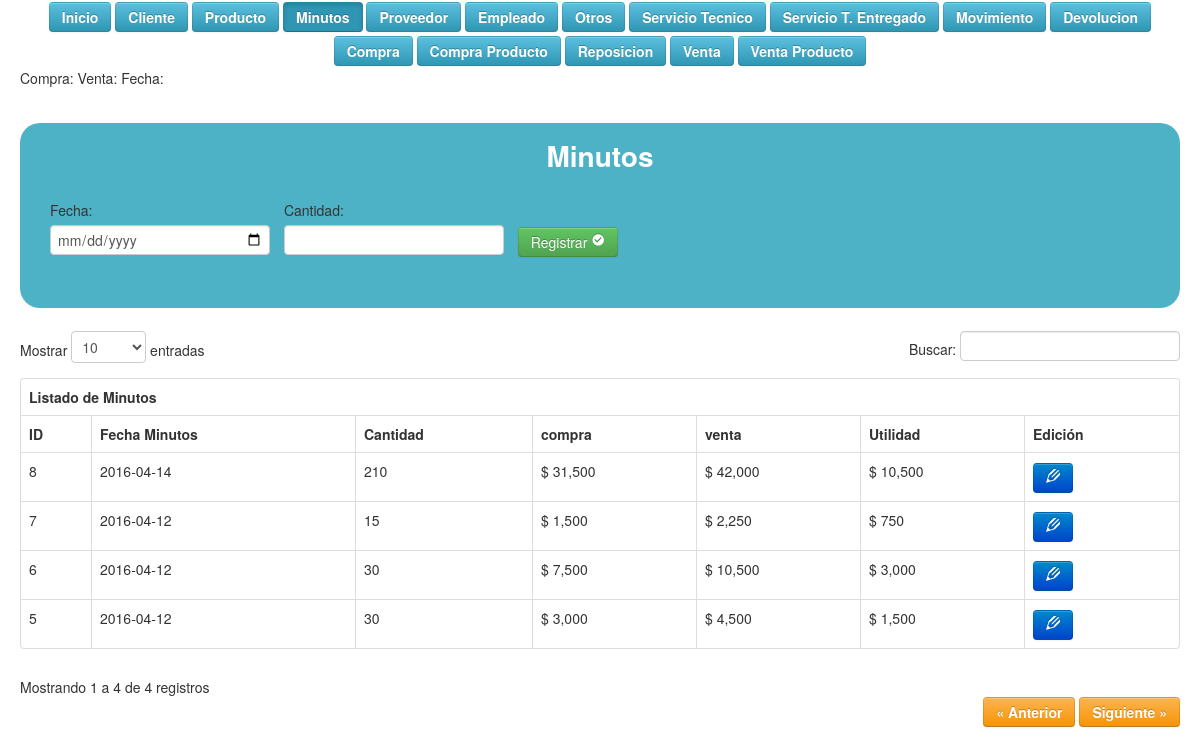
Screenshot of /vista/vminutos.php with the database file from the repository.
### tables this page shows
CREATE TABLE IF NOT EXISTS `tbminutos` (
  `idminutos` int(11) NOT NULL,
  `fecha` date NOT NULL,
  `cantidad` int(11) NOT NULL,
  `compra` int(11) NOT NULL,
  `venta` int(11) NOT NULL,
  `utilidad` int(11) DEFAULT NULL
);

### modelo/mminutos.php (called while the page is built, shortened)
<?php
	include('controlador/conexion.php');
	include('functions.php');
	class Mminutos extends Funciones
	{
		function consultar_minutos()
		{
			$sql = "SELECT * FROM `tbminutos` ORDER BY idminutos DESC";
			 return $this->SeleccionDatos($sql);
		}
		function consultar_minutos_costo()
		{
			$sql = "SELECT `costo_compra` FROM `tbminutosvalor`";
			 return $this->SeleccionDatos($sql);
		}
		function consultar_minutos_valor()
		{
			$sql = "SELECT `valor_venta` FROM `tbminutosvalor`";
			 return $this->SeleccionDatos($sql);
		}
	}

### modelo/functions.php (called while the page is built, shortened)
<?php
	class Funciones {
        function SeleccionDatos($consulta)
        {
                $conexionBD = new conexion();
                $conexionBD -> conectarBD();
                $datos = $conexionBD -> ejeCon($consulta, 0);
                return $datos;
        }
}

### controlador/configuracion.php (called while the page is built)
<?php
	$serv_bd = "localhost";
	$usu_bd = "root";
	$pass_bd = "";
	$bd = "bdwold";
?>

### controlador/conexion.php (called while the page is built, shortened)
<?php
	class conexion {
		var $link;
		function conectarBD() {
			include("configuracion.php");
			$this -> link = mysqli_connect ($serv_bd, $usu_bd, $pass_bd);
			$bd2 = mysqli_select_db($this->link,$bd);
		}
		function ejeCon($con, $op) {
			$this -> resultado = mysqli_query($this->link,$con) or die("La consulta fallo: ". mysqli_error($this->link));
			if($op == 0) {
				while ($linea = mysqli_fetch_array($this -> resultado)) {
					$arrayResultado[] = $linea;
				}
			} else {
				$arrayResultado[] = 0;
			}
			$resarr = isset ($arrayResultado) ? $arrayResultado: NULL;
			if($resarr) {
				return $arrayResultado;
			}
		}
	}
?>

### vista/vminutos.php (the view, shortened to what this page needs)
<!DOCTYPE html>
	<html lang="es">
	 <html class="no-js">
	<head>
	    <link rel="stylesheet" href="css/normalize.css">
	    <link rel="stylesheet" href="css/main.css">
	    <link rel="stylesheet" href="css/bootstrap.css"/>
	    <link rel="stylesheet" href="css/bootstrap-responsive.css"/>
	    <link rel="stylesheet" href="css/tablaResponsive.css"/>
	    <link rel="stylesheet" href="css/datatable.css"/>
	    <link rel="stylesheet" href="css/estilo.css">
	    <link rel="stylesheet" href="fonts/style.css">
	</head>
	<body>
		 <div class="container-fluid">
			<div id="menu">
			  	<a href="index.php"><button type="button" class="btn btn-info m">Inicio</button></a>
			  	<a href="index.php?pag=2"><button type="button" class="btn btn-info m">Cliente</button></a>
			  	<a href="index.php?pag=3"><button type="button" class="btn btn-info m">Producto</button></a>
			  	<a href=""><button type="button" class="btn btn-info m  active">Minutos</button></a>
			  	<a href="index.php?pag=7"><button type="button" class="btn btn-info m">Proveedor</button></a>
			  	<a href="index.php?pag=9"><button type="button" class="btn btn-info m">Empleado</button></a>
			  	<a href="index.php?pag=11"><button type="button" class="btn btn-info m">Otros</button></a>
			  	<a href="index.php?pag=13"><button type="button" class="btn btn-info m">Servicio Tecnico</button></a>
			  	<a href="index.php?pag=15"><button type="button" class="btn btn-info m">Servicio T. Entregado</button></a>
			  	<a href="index.php?pag=16"><button type="button" class="btn btn-info m">Movimiento</button></a>
			  	<a href="index.php?pag=18"><button type="button" class="btn btn-info m">Devolucion</button></a>
			  	<a href="index.php?pag=19"><button type="button" class="btn btn-info m">Compra</button></a>
			  	<a href="index.php?pag=20"><button type="button" class="btn btn-info m">Compra Producto</button></a>
			  	<a href="index.php?pag=21"><button type="button" class="btn btn-info m">Reposicion</button></a>
			  	<a href="index.php?pag=24"><button type="button" class="btn btn-info m">Venta</button></a>
			  	<a href="index.php?pag=26"><button type="button" class="btn btn-info m">Venta Producto</button></a>
			</div>
		    <div class="row-fluid">
		    <div class="span12">
		        <?php include('controlador/cminutos.php'); ?>
			<div class="container-fluid lol">
				<div class="eti">Minutos</div>
				<form action="" method="POST">
					<div class="form-group campo">
				        <label for="">Fecha:</label>
				        <input type="date" class="form-control" name="fecha">
					</div>
					<div class="form-group campo">
				        <label for="">Cantidad:</label>
				        <input type="number" class="form-control" name="cantidad">
					</div>
					<div class="form-group campo"> <br>
				        <button type="submit" class="btn btn-success" value="Insertar">Registrar <span class="icon-checkmark"></span></button>
				    </div>
				</form>
			</div>
			<?php $consultaminutos = $minutos->consultar_minutos(); ?>
			<div id='no-more-tables'>
				<table class="table table-bordered table-hover" id="example">
				  	<thead>
            		<tr>
            		    <th colspan="3">Listado de Minutos</th>
            		</tr>
            		<tr>
            		    <th>ID</th>
						<th>Fecha Minutos</th>
						<th>Cantidad</th>
						<th>compra</th>
						<th>venta</th>
						<th>Utilidad</th>
						<th>Edición</th>
            		</tr>
       				</thead>
       			<tbody>
            		<?php for($i=0;$i<count($consultaminutos);$i++): ?>
						<tr>
							<td data-title='ID'><?= $consultaminutos[$i]['idminutos'] ?></td>
							<td data-title='Fecha Minutos'><?= $consultaminutos[$i]['fecha'] ?></td>
							<td data-title='Cantidad'><?= $consultaminutos[$i]['cantidad'] ?></td>
							<td data-title='compra'>$ <?= number_format($consultaminutos[$i]['compra']) ?></td>
							<td data-title='venta'>$ <?= number_format($consultaminutos[$i]['venta']) ?></td>
							<td data-title='Utilidad'>$ <?= number_format($consultaminutos[$i]['utilidad']) ?></td>
							<td data-title='Edición'><a href="index.php?pag=6&id=<?= $consultaminutos[$i]['idminutos'] ?>" class="btn btn-primary"><span class="icon-pencil2"></a></td>
						</tr>
					<?php endfor; ?>
        		</tbody>
				</table>
			</div>
			</div>
		    </div>
			<br/><br/>
		</div>
		</body>
	</html>

### css/main.css (style rules this page uses)
html, button, input, select, textarea { color: #222; }
body { font-size: 1em; line-height: 1.4; }

### css/datatable.css (style rules this page uses)
table { margin: 1em 0; clear: both; }

### css/estilo.css (style rules this page uses)
#menu { margin: auto; text-align: center; }
.m, a { color: #FFF; font-weight: bold; margin-bottom: 2px; margin-top: 2px; }
.eti { width: 100%; text-align: center; color: #FFF; font-size: 200%; font-weight: bolder; margin-bottom: 3%; border-radius: 12px; }
.lol { background-color: #4DB2C6; border-radius: 20px; margin-bottom: 2%; margin-top: 3%; padding-bottom: 2%; padding-top: 2%; }
.campo { display: inline-block; margin-left: 10px; vertical-align: middle; }

### rows the page displays
tbminutos: idminutos "8", fecha "2016-04-14", cantidad "210", compra "31,500", venta "42,000", utilidad "10,500"
tbminutos: idminutos "7", fecha "2016-04-12", cantidad "15", compra "1,500", venta "2,250", utilidad "750"
tbminutos: idminutos "6", fecha "2016-04-12", cantidad "30", compra "7,500", venta "10,500", utilidad "3,000"
tbminutos: idminutos "5", fecha "2016-04-12", cantidad "30", compra "3,000", venta "4,500", utilidad "1,500"
